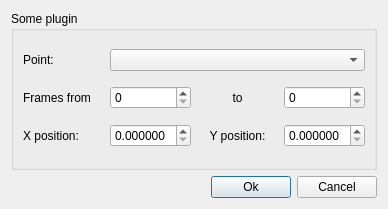
<?xml version="1.0" encoding="UTF-8"?>
<ui version="4.0">
 <class>PluginDialog</class>
 <widget class="QDialog" name="PluginDialog">
  <property name="geometry">
   <rect>
    <x>0</x>
    <y>0</y>
    <width>388</width>
    <height>209</height>
   </rect>
  </property>
  <property name="windowTitle">
   <string>Set position</string>
  </property>
  <layout class="QGridLayout" name="gridLayout_2">
   <item row="1" column="1">
    <widget class="QPushButton" name="okButton">
     <property name="text">
      <string>Ok</string>
     </property>
    </widget>
   </item>
   <item row="1" column="2">
    <widget class="QPushButton" name="cancelButton">
     <property name="text">
      <string>Cancel</string>
     </property>
    </widget>
   </item>
   <item row="1" column="0">
    <spacer name="horizontalSpacer">
     <property name="orientation">
      <enum>Qt::Horizontal</enum>
     </property>
     <property name="sizeHint" stdset="0">
      <size>
       <width>40</width>
       <height>20</height>
      </size>
     </property>
    </spacer>
   </item>
   <item row="0" column="0" colspan="3">
    <widget class="QGroupBox" name="groupBox">
     <property name="title">
      <string>Some plugin</string>
     </property>
     <layout class="QGridLayout" name="gridLayout">
      <item row="0" column="1">
       <widget class="QLabel" name="label_5">
        <property name="text">
         <string>Point:</string>
        </property>
       </widget>
      </item>
      <item row="3" column="3">
       <widget class="QLabel" name="label_2">
        <property name="text">
         <string>Y position:</string>
        </property>
        <property name="alignment">
         <set>Qt::AlignCenter</set>
        </property>
       </widget>
      </item>
      <item row="3" column="4">
       <widget class="QDoubleSpinBox" name="yBox">
        <property name="decimals">
         <number>6</number>
        </property>
        <property name="maximum">
         <double>1.000000000000000</double>
        </property>
       </widget>
      </item>
      <item row="1" column="1">
       <widget class="QLabel" name="label_3">
        <property name="text">
         <string>Frames from</string>
        </property>
       </widget>
      </item>
      <item row="1" column="3">
       <widget class="QLabel" name="label_4">
        <property name="text">
         <string>to</string>
        </property>
        <property name="alignment">
         <set>Qt::AlignCenter</set>
        </property>
       </widget>
      </item>
      <item row="1" column="4">
       <widget class="QSpinBox" name="toBox"/>
      </item>
      <item row="1" column="2">
       <widget class="QSpinBox" name="fromBox">
        <property name="prefix">
         <string/>
        </property>
       </widget>
      </item>
      <item row="3" column="2">
       <widget class="QDoubleSpinBox" name="xBox">
        <property name="decimals">
         <number>6</number>
        </property>
        <property name="maximum">
         <double>1.000000000000000</double>
        </property>
       </widget>
      </item>
      <item row="3" column="1">
       <widget class="QLabel" name="label">
        <property name="text">
         <string>X position:</string>
        </property>
       </widget>
      </item>
      <item row="0" column="2" colspan="3">
       <widget class="QComboBox" name="pointBox"/>
      </item>
     </layout>
    </widget>
   </item>
  </layout>
 </widget>
 <resources/>
 <connections/>
</ui>
